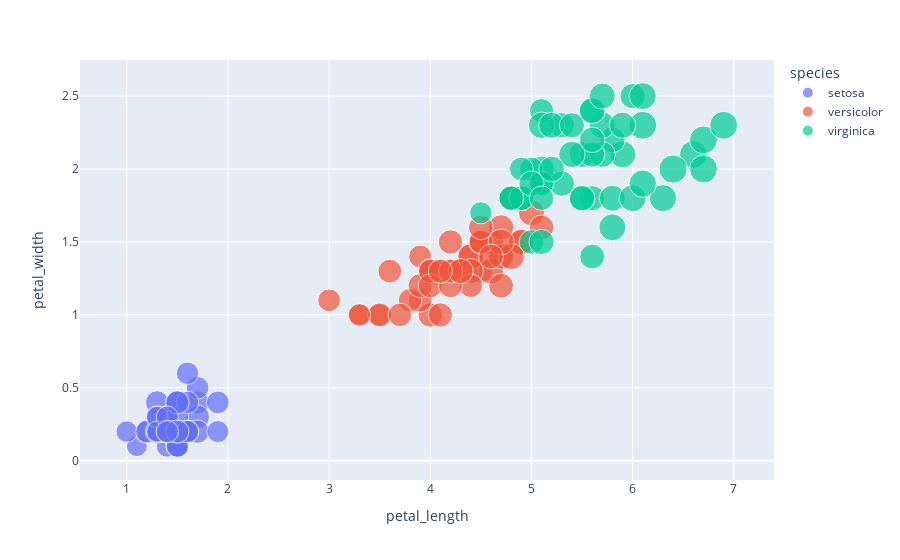

The notebook cell this image was saved under:
### Code cell
fig = px.scatter(df, x="petal_length", y="petal_width", color="species", size="sepal_length")
fig.show()

### Figure 1 — Plotly figure (JSON) as saved in the notebook; plotly's stock layout.template omitted (floating-point values rounded to 4 significant figures)
{"data": [{"hovertemplate": "species=setosa<br>petal_length=%{x}<br>petal_width=%{y}<br>sepal_length=%{marker.size}<extra></extra>", "legendgroup": "setosa", "marker": {"color": "#636efa", "size": [5.1, 4.9, 4.7, 4.6, 5, 5.4, 4.6, 5, 4.4, 4.9, 5.4, 4.8, 4.8, 4.3, 5.8, 5.7, 5.4, 5.1, 5.7, 5.1, 5.4, 5.1, 4.6, 5.1, 4.8, 5, 5, 5.2, 5.2, 4.7, 4.8, 5.4, 5.2, 5.5, 4.9, 5, 5.5, 4.9, 4.4, 5.1, 5, 4.5, 4.4, 5, 5.1, 4.8, 5.1, 4.6, 5.3, 5], "sizemode": "area", "sizeref": 0.01975, "symbol": "circle"}, "mode": "markers", "name": "setosa", "orientation": "v", "showlegend": true, "type": "scatter", "x": [1.4, 1.4, 1.3, 1.5, 1.4, 1.7, 1.4, 1.5, 1.4, 1.5, 1.5, 1.6, 1.4, 1.1, 1.2, 1.5, 1.3, 1.4, 1.7, 1.5, 1.7, 1.5, 1, 1.7, 1.9, 1.6, 1.6, 1.5, 1.4, 1.6, 1.6, 1.5, 1.5, 1.4, 1.5, 1.2, 1.3, 1.5, 1.3, 1.5, 1.3, 1.3, 1.3, 1.6, 1.9, 1.4, 1.6, 1.4, 1.5, 1.4], "xaxis": "x", "y": [0.2, 0.2, 0.2, 0.2, 0.2, 0.4, 0.3, 0.2, 0.2, 0.1, 0.2, 0.2, 0.1, 0.1, 0.2, 0.4, 0.4, 0.3, 0.3, 0.3, 0.2, 0.4, 0.2, 0.5, 0.2, 0.2, 0.4, 0.2, 0.2, 0.2, 0.2, 0.4, 0.1, 0.2, 0.1, 0.2, 0.2, 0.1, 0.2, 0.2, 0.3, 0.3, 0.2, 0.6, 0.4, 0.3, 0.2, 0.2, 0.2, 0.2], "yaxis": "y"}, {"hovertemplate": "species=versicolor<br>petal_length=%{x}<br>petal_width=%{y}<br>sepal_length=%{marker.size}<extra></extra>", "legendgroup": "versicolor", "marker": {"color": "#EF553B", "size": [7, 6.4, 6.9, 5.5, 6.5, 5.7, 6.3, 4.9, 6.6, 5.2, 5, 5.9, 6, 6.1, 5.6, 6.7, 5.6, 5.8, 6.2, 5.6, 5.9, 6.1, 6.3, 6.1, 6.4, 6.6, 6.8, 6.7, 6, 5.7, 5.5, 5.5, 5.8, 6, 5.4, 6, 6.7, 6.3, 5.6, 5.5, 5.5, 6.1, 5.8, 5, 5.6, 5.7, 5.7, 6.2, 5.1, 5.7], "sizemode": "area", "sizeref": 0.01975, "symbol": "circle"}, "mode": "markers", "name": "versicolor", "orientation": "v", "showlegend": true, "type": "scatter", "x": [4.7, 4.5, 4.9, 4, 4.6, 4.5, 4.7, 3.3, 4.6, 3.9, 3.5, 4.2, 4, 4.7, 3.6, 4.4, 4.5, 4.1, 4.5, 3.9, 4.8, 4, 4.9, 4.7, 4.3, 4.4, 4.8, 5, 4.5, 3.5, 3.8, 3.7, 3.9, 5.1, 4.5, 4.5, 4.7, 4.4, 4.1, 4, 4.4, 4.6, 4, 3.3, 4.2, 4.2, 4.2, 4.3, 3, 4.1], "xaxis": "x", "y": [1.4, 1.5, 1.5, 1.3, 1.5, 1.3, 1.6, 1, 1.3, 1.4, 1, 1.5, 1, 1.4, 1.3, 1.4, 1.5, 1, 1.5, 1.1, 1.8, 1.3, 1.5, 1.2, 1.3, 1.4, 1.4, 1.7, 1.5, 1, 1.1, 1, 1.2, 1.6, 1.5, 1.6, 1.5, 1.3, 1.3, 1.3, 1.2, 1.4, 1.2, 1, 1.3, 1.2, 1.3, 1.3, 1.1, 1.3], "yaxis": "y"}, {"hovertemplate": "species=virginica<br>petal_length=%{x}<br>petal_width=%{y}<br>sepal_length=%{marker.size}<extra></extra>", "legendgroup": "virginica", "marker": {"color": "#00cc96", "size": [6.3, 5.8, 7.1, 6.3, 6.5, 7.6, 4.9, 7.3, 6.7, 7.2, 6.5, 6.4, 6.8, 5.7, 5.8, 6.4, 6.5, 7.7, 7.7, 6, 6.9, 5.6, 7.7, 6.3, 6.7, 7.2, 6.2, 6.1, 6.4, 7.2, 7.4, 7.9, 6.4, 6.3, 6.1, 7.7, 6.3, 6.4, 6, 6.9, 6.7, 6.9, 5.8, 6.8, 6.7, 6.7, 6.3, 6.5, 6.2, 5.9], "sizemode": "area", "sizeref": 0.01975, "symbol": "circle"}, "mode": "markers", "name": "virginica", "orientation": "v", "showlegend": true, "type": "scatter", "x": [6, 5.1, 5.9, 5.6, 5.8, 6.6, 4.5, 6.3, 5.8, 6.1, 5.1, 5.3, 5.5, 5, 5.1, 5.3, 5.5, 6.7, 6.9, 5, 5.7, 4.9, 6.7, 4.9, 5.7, 6, 4.8, 4.9, 5.6, 5.8, 6.1, 6.4, 5.6, 5.1, 5.6, 6.1, 5.6, 5.5, 4.8, 5.4, 5.6, 5.1, 5.1, 5.9, 5.7, 5.2, 5, 5.2, 5.4, 5.1], "xaxis": "x", "y": [2.5, 1.9, 2.1, 1.8, 2.2, 2.1, 1.7, 1.8, 1.8, 2.5, 2, 1.9, 2.1, 2, 2.4, 2.3, 1.8, 2.2, 2.3, 1.5, 2.3, 2, 2, 1.8, 2.1, 1.8, 1.8, 1.8, 2.1, 1.6, 1.9, 2, 2.2, 1.5, 1.4, 2.3, 2.4, 1.8, 1.8, 2.1, 2.4, 2.3, 1.9, 2.3, 2.5, 2.3, 1.9, 2, 2.3, 1.8], "yaxis": "y"}], "layout": {"legend": {"itemsizing": "constant", "title": {"text": "species"}, "tracegroupgap": 0}, "margin": {"t": 60}, "xaxis": {"anchor": "y", "domain": [0, 1], "title": {"text": "petal_length"}}, "yaxis": {"anchor": "x", "domain": [0, 1], "title": {"text": "petal_width"}}}}
